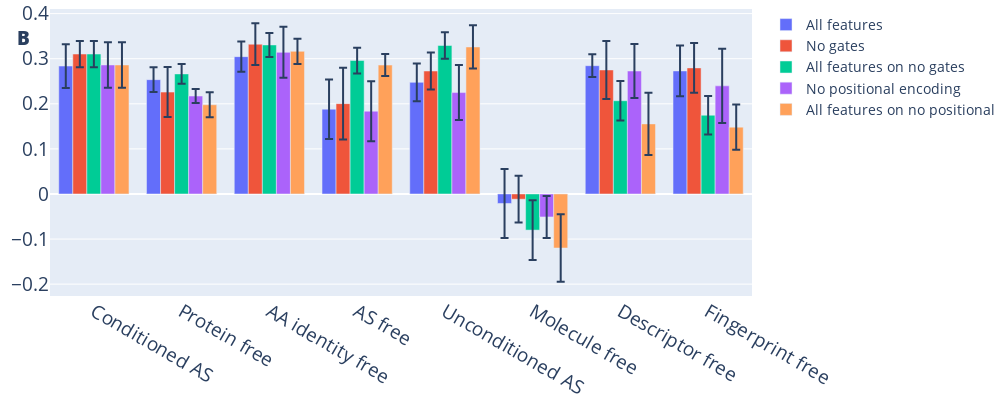

Write notebook code for a chart like this one.
### Code cell
experiment_files = [
    "../data/csv/inferences_full_features.csv",
    "../data/csv/inferences_no_gates.csv",
    "../data/csv/inferences_conditioned_bs_no_gates.csv",
    "../data/csv/inferences_no_seqid.csv",
    "../data/csv/inferences_conditioned_bs_no_seqid.csv",
]
experiment_conditions = [
    "All features",
    "No gates",
    "All features on no gates",
    "No positional encoding",
    "All features on no positional"
]
plot_all_ablation(experiment_files, experiment_conditions)

### Figure 1 — Plotly figure (JSON) as saved in the notebook; plotly's stock layout.template omitted (floating-point values rounded to 4 significant figures)
{"data": [{"error_y": {"array": [0.04847, 0.02757, 0.03345, 0.06589, 0.04179, 0.07642, 0.02513, 0.0563], "type": "data", "visible": true}, "name": "All features", "type": "bar", "x": ["conditioned_bs_test", "protein_free_test", "aa_id_free_test", "bs_free_test", "unconditioned_bs_test", "molecule_free_test", "descriptor_free_test", "fingerprint_free_test"], "y": [0.2837, 0.2535, 0.3046, 0.188, 0.2475, -0.02108, 0.2845, 0.2729]}, {"error_y": {"array": [0.02907, 0.05545, 0.04622, 0.07938, 0.04084, 0.05186, 0.06424, 0.05513], "type": "data", "visible": true}, "name": "No gates", "type": "bar", "x": ["conditioned_bs_test", "protein_free_test", "aa_id_free_test", "bs_free_test", "unconditioned_bs_test", "molecule_free_test", "descriptor_free_test", "fingerprint_free_test"], "y": [0.3104, 0.2259, 0.3322, 0.2003, 0.2727, -0.0116, 0.275, 0.2796]}, {"error_y": {"array": [0.02907, 0.02174, 0.02662, 0.02861, 0.02928, 0.06605, 0.04377, 0.0429], "type": "data", "visible": true}, "name": "All features on no gates", "type": "bar", "x": ["conditioned_bs_test", "protein_free_test", "aa_id_free_test", "bs_free_test", "unconditioned_bs_test", "molecule_free_test", "descriptor_free_test", "fingerprint_free_test"], "y": [0.3104, 0.2663, 0.3305, 0.296, 0.3293, -0.08016, 0.2068, 0.1747]}, {"error_y": {"array": [0.05055, 0.01556, 0.05659, 0.06647, 0.06098, 0.04668, 0.05978, 0.08212], "type": "data", "visible": true}, "name": "No positional encoding", "type": "bar", "x": ["conditioned_bs_test", "protein_free_test", "aa_id_free_test", "bs_free_test", "unconditioned_bs_test", "molecule_free_test", "descriptor_free_test", "fingerprint_free_test"], "y": [0.2861, 0.2172, 0.3141, 0.1836, 0.2248, -0.05102, 0.2727, 0.2398]}, {"error_y": {"array": [0.05055, 0.02764, 0.02817, 0.02441, 0.04801, 0.07465, 0.06905, 0.05033], "type": "data", "visible": true}, "name": "All features on no positional", "type": "bar", "x": ["conditioned_bs_test", "protein_free_test", "aa_id_free_test", "bs_free_test", "unconditioned_bs_test", "molecule_free_test", "descriptor_free_test", "fingerprint_free_test"], "y": [0.2861, 0.1979, 0.3164, 0.2859, 0.326, -0.1199, 0.1554, 0.1482]}], "layout": {"annotations": [{"align": "center", "font": {"weight": 800}, "showarrow": false, "text": "B", "x": -0.05, "xref": "paper", "y": 0.95, "yref": "paper"}], "font": {"size": 19}, "height": 400, "legend": {"font": {"size": 14}}, "margin": {"b": 5, "l": 50, "r": 0, "t": 5}, "width": 1000, "xaxis": {"labelalias": {"aa_id_free_test": "AA identity free", "bs_free_test": "AS free", "conditioned_bs_test": "Conditioned AS", "descriptor_free_test": "Descriptor free", "fingerprint_free_test": "Fingerprint free", "molecule_free_test": "Molecule free", "protein_free_test": "Protein free", "unconditioned_bs_test": "Unconditioned AS"}}}}
